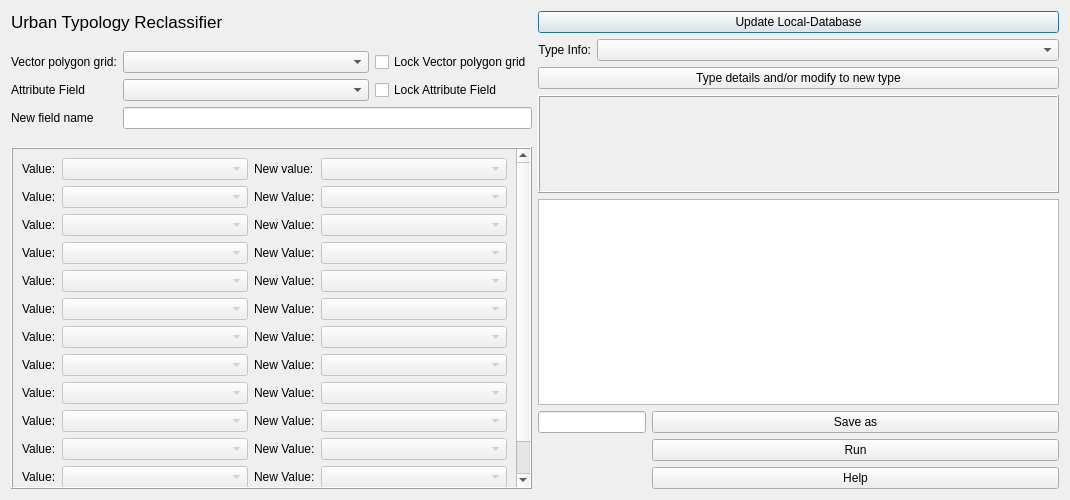
<?xml version="1.0" encoding="UTF-8"?>
<ui version="4.0">
 <class>Urban_type_creatorDialogBase</class>
 <widget class="QDialog" name="Urban_type_creatorDialogBase">
  <property name="geometry">
   <rect>
    <x>0</x>
    <y>0</y>
    <width>1070</width>
    <height>500</height>
   </rect>
  </property>
  <property name="minimumSize">
   <size>
    <width>0</width>
    <height>500</height>
   </size>
  </property>
  <property name="windowTitle">
   <string>Urban_type_creator</string>
  </property>
  <layout class="QGridLayout" name="gridLayout_3">
   <item row="4" column="1">
    <widget class="QTextBrowser" name="textBrowser"/>
   </item>
   <item row="0" column="0">
    <widget class="QLabel" name="label_3">
     <property name="font">
      <font>
       <pointsize>13</pointsize>
      </font>
     </property>
     <property name="text">
      <string>Urban Typology Reclassifier</string>
     </property>
    </widget>
   </item>
   <item row="2" column="1" rowspan="2">
    <widget class="QLabel" name="Qlabel">
     <property name="sizePolicy">
      <sizepolicy hsizetype="MinimumExpanding" vsizetype="MinimumExpanding">
       <horstretch>0</horstretch>
       <verstretch>0</verstretch>
      </sizepolicy>
     </property>
     <property name="minimumSize">
      <size>
       <width>0</width>
       <height>98</height>
      </size>
     </property>
     <property name="maximumSize">
      <size>
       <width>1600000</width>
       <height>500</height>
      </size>
     </property>
     <property name="contextMenuPolicy">
      <enum>Qt::DefaultContextMenu</enum>
     </property>
     <property name="layoutDirection">
      <enum>Qt::LeftToRight</enum>
     </property>
     <property name="frameShape">
      <enum>QFrame::Box</enum>
     </property>
     <property name="frameShadow">
      <enum>QFrame::Raised</enum>
     </property>
     <property name="text">
      <string/>
     </property>
    </widget>
   </item>
   <item row="3" column="0" rowspan="3">
    <widget class="QScrollArea" name="scrollArea">
     <property name="frameShape">
      <enum>QFrame::Box</enum>
     </property>
     <property name="frameShadow">
      <enum>QFrame::Raised</enum>
     </property>
     <property name="widgetResizable">
      <bool>true</bool>
     </property>
     <widget class="QWidget" name="scrollAreaWidgetContents">
      <property name="geometry">
       <rect>
        <x>0</x>
        <y>0</y>
        <width>502</width>
        <height>350</height>
       </rect>
      </property>
      <layout class="QGridLayout" name="gridLayout_2">
       <item row="3" column="2">
        <widget class="QLabel" name="label_22">
         <property name="text">
          <string>&lt;html&gt;&lt;head/&gt;&lt;body&gt;&lt;p&gt;New Value:&lt;/p&gt;&lt;/body&gt;&lt;/html&gt;</string>
         </property>
        </widget>
       </item>
       <item row="5" column="2">
        <widget class="QLabel" name="label_24">
         <property name="text">
          <string>&lt;html&gt;&lt;head/&gt;&lt;body&gt;&lt;p&gt;New Value:&lt;/p&gt;&lt;/body&gt;&lt;/html&gt;</string>
         </property>
        </widget>
       </item>
       <item row="6" column="2">
        <widget class="QLabel" name="label_27">
         <property name="text">
          <string>&lt;html&gt;&lt;head/&gt;&lt;body&gt;&lt;p&gt;New Value:&lt;/p&gt;&lt;/body&gt;&lt;/html&gt;</string>
         </property>
        </widget>
       </item>
       <item row="5" column="1">
        <widget class="QComboBox" name="comboBoxClass6">
         <property name="enabled">
          <bool>false</bool>
         </property>
         <property name="editable">
          <bool>false</bool>
         </property>
        </widget>
       </item>
       <item row="5" column="3">
        <widget class="QComboBox" name="comboBoxNew6">
         <property name="enabled">
          <bool>false</bool>
         </property>
        </widget>
       </item>
       <item row="4" column="3">
        <widget class="QComboBox" name="comboBoxNew5">
         <property name="enabled">
          <bool>false</bool>
         </property>
        </widget>
       </item>
       <item row="4" column="1">
        <widget class="QComboBox" name="comboBoxClass5">
         <property name="enabled">
          <bool>false</bool>
         </property>
         <property name="editable">
          <bool>false</bool>
         </property>
        </widget>
       </item>
       <item row="4" column="0">
        <widget class="QLabel" name="CBlabel3_8">
         <property name="text">
          <string>&lt;html&gt;&lt;head/&gt;&lt;body&gt;&lt;p&gt;Value:&lt;/p&gt;&lt;/body&gt;&lt;/html&gt;</string>
         </property>
        </widget>
       </item>
       <item row="1" column="2">
        <widget class="QLabel" name="label_33">
         <property name="text">
          <string>&lt;html&gt;&lt;head/&gt;&lt;body&gt;&lt;p&gt;New Value:&lt;/p&gt;&lt;/body&gt;&lt;/html&gt;</string>
         </property>
        </widget>
       </item>
       <item row="0" column="1">
        <widget class="QComboBox" name="comboBoxClass1">
         <property name="enabled">
          <bool>false</bool>
         </property>
         <property name="sizePolicy">
          <sizepolicy hsizetype="Expanding" vsizetype="Fixed">
           <horstretch>0</horstretch>
           <verstretch>0</verstretch>
          </sizepolicy>
         </property>
         <property name="editable">
          <bool>false</bool>
         </property>
        </widget>
       </item>
       <item row="4" column="2">
        <widget class="QLabel" name="label_25">
         <property name="text">
          <string>&lt;html&gt;&lt;head/&gt;&lt;body&gt;&lt;p&gt;New Value:&lt;/p&gt;&lt;/body&gt;&lt;/html&gt;</string>
         </property>
        </widget>
       </item>
       <item row="1" column="1">
        <widget class="QComboBox" name="comboBoxClass2">
         <property name="enabled">
          <bool>false</bool>
         </property>
         <property name="editable">
          <bool>false</bool>
         </property>
        </widget>
       </item>
       <item row="6" column="3">
        <widget class="QComboBox" name="comboBoxNew7">
         <property name="enabled">
          <bool>false</bool>
         </property>
        </widget>
       </item>
       <item row="3" column="3">
        <widget class="QComboBox" name="comboBoxNew4">
         <property name="enabled">
          <bool>false</bool>
         </property>
        </widget>
       </item>
       <item row="2" column="0">
        <widget class="QLabel" name="CBlabel3_6">
         <property name="text">
          <string>&lt;html&gt;&lt;head/&gt;&lt;body&gt;&lt;p&gt;Value:&lt;/p&gt;&lt;/body&gt;&lt;/html&gt;</string>
         </property>
        </widget>
       </item>
       <item row="2" column="3">
        <widget class="QComboBox" name="comboBoxNew3">
         <property name="enabled">
          <bool>false</bool>
         </property>
        </widget>
       </item>
       <item row="5" column="0">
        <widget class="QLabel" name="CBlabel3_9">
         <property name="text">
          <string>&lt;html&gt;&lt;head/&gt;&lt;body&gt;&lt;p&gt;Value:&lt;/p&gt;&lt;/body&gt;&lt;/html&gt;</string>
         </property>
        </widget>
       </item>
       <item row="1" column="3">
        <widget class="QComboBox" name="comboBoxNew2">
         <property name="enabled">
          <bool>false</bool>
         </property>
        </widget>
       </item>
       <item row="6" column="0">
        <widget class="QLabel" name="CBlabel3_10">
         <property name="text">
          <string>&lt;html&gt;&lt;head/&gt;&lt;body&gt;&lt;p&gt;Value:&lt;/p&gt;&lt;/body&gt;&lt;/html&gt;</string>
         </property>
        </widget>
       </item>
       <item row="2" column="1">
        <widget class="QComboBox" name="comboBoxClass3">
         <property name="enabled">
          <bool>false</bool>
         </property>
         <property name="editable">
          <bool>false</bool>
         </property>
        </widget>
       </item>
       <item row="0" column="3">
        <widget class="QComboBox" name="comboBoxNew1">
         <property name="enabled">
          <bool>false</bool>
         </property>
         <property name="sizePolicy">
          <sizepolicy hsizetype="Expanding" vsizetype="Fixed">
           <horstretch>0</horstretch>
           <verstretch>0</verstretch>
          </sizepolicy>
         </property>
        </widget>
       </item>
       <item row="1" column="0">
        <widget class="QLabel" name="CBlabel3_5">
         <property name="text">
          <string>&lt;html&gt;&lt;head/&gt;&lt;body&gt;&lt;p&gt;Value:&lt;/p&gt;&lt;/body&gt;&lt;/html&gt;</string>
         </property>
        </widget>
       </item>
       <item row="3" column="0">
        <widget class="QLabel" name="CBlabel3_7">
         <property name="text">
          <string>&lt;html&gt;&lt;head/&gt;&lt;body&gt;&lt;p&gt;Value:&lt;/p&gt;&lt;/body&gt;&lt;/html&gt;</string>
         </property>
        </widget>
       </item>
       <item row="3" column="1">
        <widget class="QComboBox" name="comboBoxClass4">
         <property name="enabled">
          <bool>false</bool>
         </property>
         <property name="editable">
          <bool>false</bool>
         </property>
        </widget>
       </item>
       <item row="0" column="0">
        <widget class="QLabel" name="CBlabel3_4">
         <property name="text">
          <string>&lt;html&gt;&lt;head/&gt;&lt;body&gt;&lt;p&gt;Value:&lt;/p&gt;&lt;/body&gt;&lt;/html&gt;</string>
         </property>
        </widget>
       </item>
       <item row="0" column="2">
        <widget class="QLabel" name="label_34">
         <property name="text">
          <string>&lt;html&gt;&lt;head/&gt;&lt;body&gt;&lt;p&gt;New value:&lt;/p&gt;&lt;/body&gt;&lt;/html&gt;</string>
         </property>
        </widget>
       </item>
       <item row="6" column="1">
        <widget class="QComboBox" name="comboBoxClass7">
         <property name="enabled">
          <bool>false</bool>
         </property>
         <property name="editable">
          <bool>false</bool>
         </property>
        </widget>
       </item>
       <item row="2" column="2">
        <widget class="QLabel" name="label_23">
         <property name="text">
          <string>&lt;html&gt;&lt;head/&gt;&lt;body&gt;&lt;p&gt;New Value:&lt;/p&gt;&lt;/body&gt;&lt;/html&gt;</string>
         </property>
        </widget>
       </item>
       <item row="10" column="0">
        <widget class="QLabel" name="CBlabel3_14">
         <property name="text">
          <string>&lt;html&gt;&lt;head/&gt;&lt;body&gt;&lt;p&gt;Value:&lt;/p&gt;&lt;/body&gt;&lt;/html&gt;</string>
         </property>
        </widget>
       </item>
       <item row="12" column="0">
        <widget class="QLabel" name="CBlabel3_16">
         <property name="text">
          <string>&lt;html&gt;&lt;head/&gt;&lt;body&gt;&lt;p&gt;Value:&lt;/p&gt;&lt;/body&gt;&lt;/html&gt;</string>
         </property>
        </widget>
       </item>
       <item row="9" column="1">
        <widget class="QComboBox" name="comboBoxClass10">
         <property name="enabled">
          <bool>false</bool>
         </property>
         <property name="editable">
          <bool>false</bool>
         </property>
        </widget>
       </item>
       <item row="11" column="0">
        <widget class="QLabel" name="CBlabel3_15">
         <property name="text">
          <string>&lt;html&gt;&lt;head/&gt;&lt;body&gt;&lt;p&gt;Value:&lt;/p&gt;&lt;/body&gt;&lt;/html&gt;</string>
         </property>
        </widget>
       </item>
       <item row="8" column="2">
        <widget class="QLabel" name="label_31">
         <property name="text">
          <string>&lt;html&gt;&lt;head/&gt;&lt;body&gt;&lt;p&gt;New Value:&lt;/p&gt;&lt;/body&gt;&lt;/html&gt;</string>
         </property>
        </widget>
       </item>
       <item row="11" column="2">
        <widget class="QLabel" name="label_29">
         <property name="text">
          <string>&lt;html&gt;&lt;head/&gt;&lt;body&gt;&lt;p&gt;New Value:&lt;/p&gt;&lt;/body&gt;&lt;/html&gt;</string>
         </property>
        </widget>
       </item>
       <item row="10" column="2">
        <widget class="QLabel" name="label_32">
         <property name="text">
          <string>&lt;html&gt;&lt;head/&gt;&lt;body&gt;&lt;p&gt;New Value:&lt;/p&gt;&lt;/body&gt;&lt;/html&gt;</string>
         </property>
        </widget>
       </item>
       <item row="9" column="0">
        <widget class="QLabel" name="CBlabel3_13">
         <property name="text">
          <string>&lt;html&gt;&lt;head/&gt;&lt;body&gt;&lt;p&gt;Value:&lt;/p&gt;&lt;/body&gt;&lt;/html&gt;</string>
         </property>
        </widget>
       </item>
       <item row="8" column="1">
        <widget class="QComboBox" name="comboBoxClass9">
         <property name="enabled">
          <bool>false</bool>
         </property>
         <property name="editable">
          <bool>false</bool>
         </property>
        </widget>
       </item>
       <item row="9" column="2">
        <widget class="QLabel" name="label_28">
         <property name="text">
          <string>&lt;html&gt;&lt;head/&gt;&lt;body&gt;&lt;p&gt;New Value:&lt;/p&gt;&lt;/body&gt;&lt;/html&gt;</string>
         </property>
        </widget>
       </item>
       <item row="7" column="2">
        <widget class="QLabel" name="label_26">
         <property name="text">
          <string>&lt;html&gt;&lt;head/&gt;&lt;body&gt;&lt;p&gt;New Value:&lt;/p&gt;&lt;/body&gt;&lt;/html&gt;</string>
         </property>
        </widget>
       </item>
       <item row="10" column="3">
        <widget class="QComboBox" name="comboBoxNew11">
         <property name="enabled">
          <bool>false</bool>
         </property>
        </widget>
       </item>
       <item row="8" column="3">
        <widget class="QComboBox" name="comboBoxNew9">
         <property name="enabled">
          <bool>false</bool>
         </property>
        </widget>
       </item>
       <item row="8" column="0">
        <widget class="QLabel" name="CBlabel3_12">
         <property name="text">
          <string>&lt;html&gt;&lt;head/&gt;&lt;body&gt;&lt;p&gt;Value:&lt;/p&gt;&lt;/body&gt;&lt;/html&gt;</string>
         </property>
        </widget>
       </item>
       <item row="10" column="1">
        <widget class="QComboBox" name="comboBoxClass11">
         <property name="enabled">
          <bool>false</bool>
         </property>
         <property name="editable">
          <bool>false</bool>
         </property>
        </widget>
       </item>
       <item row="7" column="3">
        <widget class="QComboBox" name="comboBoxNew8">
         <property name="enabled">
          <bool>false</bool>
         </property>
        </widget>
       </item>
       <item row="9" column="3">
        <widget class="QComboBox" name="comboBoxNew10">
         <property name="enabled">
          <bool>false</bool>
         </property>
        </widget>
       </item>
       <item row="11" column="3">
        <widget class="QComboBox" name="comboBoxNew12">
         <property name="enabled">
          <bool>false</bool>
         </property>
        </widget>
       </item>
       <item row="12" column="2">
        <widget class="QLabel" name="label_30">
         <property name="text">
          <string>&lt;html&gt;&lt;head/&gt;&lt;body&gt;&lt;p&gt;New Value:&lt;/p&gt;&lt;/body&gt;&lt;/html&gt;</string>
         </property>
        </widget>
       </item>
       <item row="7" column="0">
        <widget class="QLabel" name="CBlabel3_11">
         <property name="text">
          <string>&lt;html&gt;&lt;head/&gt;&lt;body&gt;&lt;p&gt;Value:&lt;/p&gt;&lt;/body&gt;&lt;/html&gt;</string>
         </property>
        </widget>
       </item>
       <item row="7" column="1">
        <widget class="QComboBox" name="comboBoxClass8">
         <property name="enabled">
          <bool>false</bool>
         </property>
         <property name="editable">
          <bool>false</bool>
         </property>
        </widget>
       </item>
       <item row="12" column="1">
        <widget class="QComboBox" name="comboBoxClass13">
         <property name="enabled">
          <bool>false</bool>
         </property>
         <property name="editable">
          <bool>false</bool>
         </property>
        </widget>
       </item>
       <item row="12" column="3">
        <widget class="QComboBox" name="comboBoxNew13">
         <property name="enabled">
          <bool>false</bool>
         </property>
        </widget>
       </item>
       <item row="11" column="1">
        <widget class="QComboBox" name="comboBoxClass12">
         <property name="enabled">
          <bool>false</bool>
         </property>
         <property name="editable">
          <bool>false</bool>
         </property>
        </widget>
       </item>
      </layout>
     </widget>
    </widget>
   </item>
   <item row="1" column="0" rowspan="2">
    <layout class="QVBoxLayout" name="verticalLayout">
     <item>
      <layout class="QGridLayout" name="gridLayout">
       <property name="sizeConstraint">
        <enum>QLayout::SetMaximumSize</enum>
       </property>
       <item row="1" column="2">
        <widget class="QCheckBox" name="checkBoxA">
         <property name="text">
          <string>Lock Attribute Field</string>
         </property>
        </widget>
       </item>
       <item row="0" column="2">
        <widget class="QCheckBox" name="checkBoxV">
         <property name="text">
          <string>Lock Vector polygon grid</string>
         </property>
        </widget>
       </item>
       <item row="1" column="0">
        <widget class="QLabel" name="label_2">
         <property name="text">
          <string>Attribute Field</string>
         </property>
        </widget>
       </item>
       <item row="0" column="1">
        <widget class="QgsMapLayerComboBox" name="comboBoxVector">
         <property name="sizePolicy">
          <sizepolicy hsizetype="Expanding" vsizetype="Preferred">
           <horstretch>0</horstretch>
           <verstretch>0</verstretch>
          </sizepolicy>
         </property>
        </widget>
       </item>
       <item row="2" column="0">
        <widget class="QLabel" name="label_5">
         <property name="text">
          <string>New field name</string>
         </property>
        </widget>
       </item>
       <item row="0" column="0">
        <widget class="QLabel" name="label">
         <property name="text">
          <string>Vector polygon grid:</string>
         </property>
        </widget>
       </item>
       <item row="1" column="1">
        <widget class="QComboBox" name="comboBoxField">
         <property name="enabled">
          <bool>true</bool>
         </property>
         <property name="sizePolicy">
          <sizepolicy hsizetype="Expanding" vsizetype="Fixed">
           <horstretch>0</horstretch>
           <verstretch>0</verstretch>
          </sizepolicy>
         </property>
        </widget>
       </item>
       <item row="2" column="1" colspan="2">
        <widget class="QLineEdit" name="lineEditFilename"/>
       </item>
      </layout>
     </item>
    </layout>
   </item>
   <item row="0" column="1">
    <widget class="QPushButton" name="pushButtonUpdateDatabase">
     <property name="text">
      <string>Update Local-Database</string>
     </property>
    </widget>
   </item>
   <item row="5" column="1">
    <layout class="QFormLayout" name="formLayout_2">
     <item row="1" column="0">
      <widget class="QLineEdit" name="textOutput"/>
     </item>
     <item row="1" column="1">
      <widget class="QPushButton" name="pushButtonSave">
       <property name="text">
        <string>Save as</string>
       </property>
      </widget>
     </item>
     <item row="2" column="1">
      <widget class="QPushButton" name="runButton">
       <property name="text">
        <string>Run</string>
       </property>
      </widget>
     </item>
     <item row="3" column="1">
      <widget class="QPushButton" name="helpButton">
       <property name="text">
        <string>Help</string>
       </property>
      </widget>
     </item>
    </layout>
   </item>
   <item row="1" column="1">
    <layout class="QFormLayout" name="formLayout">
     <item row="0" column="0">
      <widget class="QLabel" name="label_4">
       <property name="text">
        <string>Type Info:</string>
       </property>
       <property name="alignment">
        <set>Qt::AlignRight|Qt::AlignTrailing|Qt::AlignVCenter</set>
       </property>
      </widget>
     </item>
     <item row="0" column="1">
      <widget class="QComboBox" name="comboBoxType">
       <property name="enabled">
        <bool>true</bool>
       </property>
       <property name="currentIndex">
        <number>-1</number>
       </property>
      </widget>
     </item>
     <item row="1" column="0" colspan="2">
      <widget class="QPushButton" name="editTypeButton">
       <property name="enabled">
        <bool>true</bool>
       </property>
       <property name="text">
        <string>Type details and/or modify to new type</string>
       </property>
      </widget>
     </item>
    </layout>
   </item>
  </layout>
 </widget>
 <customwidgets>
  <customwidget>
   <class>QgsMapLayerComboBox</class>
   <extends>QComboBox</extends>
   <header>qgsmaplayercombobox.h</header>
  </customwidget>
 </customwidgets>
 <resources/>
 <connections>
  <connection>
   <sender>checkBoxV</sender>
   <signal>clicked(bool)</signal>
   <receiver>comboBoxVector</receiver>
   <slot>setDisabled(bool)</slot>
   <hints>
    <hint type="sourcelabel">
     <x>691</x>
     <y>15</y>
    </hint>
    <hint type="destinationlabel">
     <x>416</x>
     <y>16</y>
    </hint>
   </hints>
  </connection>
  <connection>
   <sender>checkBoxA</sender>
   <signal>clicked(bool)</signal>
   <receiver>comboBoxField</receiver>
   <slot>setDisabled(bool)</slot>
   <hints>
    <hint type="sourcelabel">
     <x>518</x>
     <y>128</y>
    </hint>
    <hint type="destinationlabel">
     <x>312</x>
     <y>129</y>
    </hint>
   </hints>
  </connection>
 </connections>
</ui>
